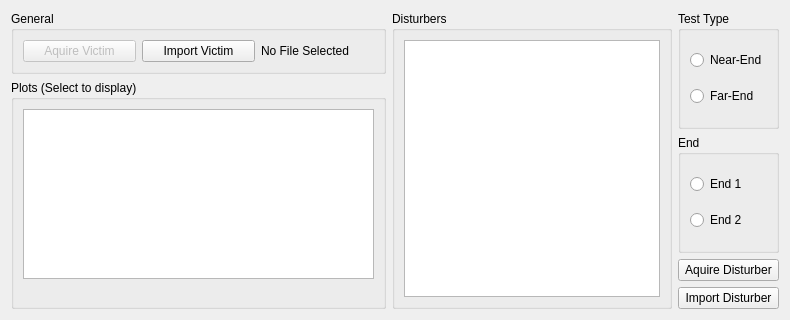
<?xml version="1.0" encoding="UTF-8"?>
<ui version="4.0">
 <class>Form</class>
 <widget class="QWidget" name="Form">
  <property name="geometry">
   <rect>
    <x>0</x>
    <y>0</y>
    <width>790</width>
    <height>320</height>
   </rect>
  </property>
  <property name="windowTitle">
   <string>Form</string>
  </property>
  <layout class="QHBoxLayout" name="horizontalLayout_2">
   <item>
    <layout class="QHBoxLayout" name="horizontalLayout">
     <item>
      <layout class="QVBoxLayout" name="verticalLayout_3">
       <item>
        <layout class="QVBoxLayout" name="verticalLayout_11">
         <item>
          <widget class="QGroupBox" name="alienGeneralInfo">
           <property name="title">
            <string>General</string>
           </property>
           <layout class="QHBoxLayout" name="horizontalLayout_4">
            <item>
             <layout class="QHBoxLayout" name="horizontalLayout_3">
              <item>
               <widget class="QPushButton" name="pushButton">
                <property name="enabled">
                 <bool>false</bool>
                </property>
                <property name="text">
                 <string>Aquire Victim</string>
                </property>
               </widget>
              </item>
             </layout>
            </item>
            <item>
             <layout class="QVBoxLayout" name="verticalLayout">
              <item>
               <widget class="QPushButton" name="alienVictimButton">
                <property name="text">
                 <string>Import Victim</string>
                </property>
               </widget>
              </item>
             </layout>
            </item>
            <item>
             <widget class="QLabel" name="vicFileLabel">
              <property name="text">
               <string>No File Selected</string>
              </property>
             </widget>
            </item>
           </layout>
          </widget>
         </item>
        </layout>
       </item>
       <item>
        <layout class="QVBoxLayout" name="AlienPlotLayout">
         <item>
          <widget class="QGroupBox" name="alienPlots">
           <property name="title">
            <string>Plots (Select to display)</string>
           </property>
           <layout class="QGridLayout" name="gridLayout">
            <item row="0" column="0">
             <widget class="QListWidget" name="plotList"/>
            </item>
            <item row="1" column="0">
             <spacer name="verticalSpacer">
              <property name="orientation">
               <enum>Qt::Vertical</enum>
              </property>
              <property name="sizeHint" stdset="0">
               <size>
                <width>20</width>
                <height>40</height>
               </size>
              </property>
             </spacer>
            </item>
           </layout>
          </widget>
         </item>
        </layout>
       </item>
      </layout>
     </item>
     <item>
      <layout class="QHBoxLayout" name="horizontalLayout_5">
       <item>
        <layout class="QHBoxLayout" name="horizontalLayout_6">
         <item>
          <widget class="QGroupBox" name="alienDisturbersGroup">
           <property name="title">
            <string>Disturbers</string>
           </property>
           <layout class="QHBoxLayout" name="horizontalLayout_9">
            <item>
             <widget class="QListWidget" name="alienDisturbers"/>
            </item>
           </layout>
          </widget>
         </item>
        </layout>
       </item>
       <item>
        <layout class="QVBoxLayout" name="verticalLayout_4">
         <item>
          <layout class="QVBoxLayout" name="verticalLayout_7">
           <item>
            <widget class="QGroupBox" name="alienTestTypeGroup">
             <property name="title">
              <string>Test Type</string>
             </property>
             <layout class="QVBoxLayout" name="verticalLayout_9">
              <item>
               <widget class="QRadioButton" name="alienNear">
                <property name="text">
                 <string>Near-End</string>
                </property>
               </widget>
              </item>
              <item>
               <widget class="QRadioButton" name="alienFar">
                <property name="text">
                 <string>Far-End</string>
                </property>
               </widget>
              </item>
             </layout>
            </widget>
           </item>
          </layout>
         </item>
         <item>
          <widget class="QGroupBox" name="alienEndGroup">
           <property name="title">
            <string>End</string>
           </property>
           <layout class="QVBoxLayout" name="verticalLayout_10">
            <item>
             <widget class="QRadioButton" name="alienEnd1">
              <property name="text">
               <string>End 1</string>
              </property>
             </widget>
            </item>
            <item>
             <widget class="QRadioButton" name="alienEnd2">
              <property name="text">
               <string>End 2</string>
              </property>
             </widget>
            </item>
           </layout>
          </widget>
         </item>
         <item>
          <layout class="QVBoxLayout" name="verticalLayout_8">
           <item>
            <widget class="QPushButton" name="alienRun">
             <property name="text">
              <string>Aquire Disturber</string>
             </property>
            </widget>
           </item>
           <item>
            <widget class="QPushButton" name="alienImportSNP">
             <property name="text">
              <string>Import Disturber</string>
             </property>
            </widget>
           </item>
          </layout>
         </item>
        </layout>
       </item>
      </layout>
     </item>
    </layout>
   </item>
  </layout>
 </widget>
 <resources/>
 <connections/>
</ui>
